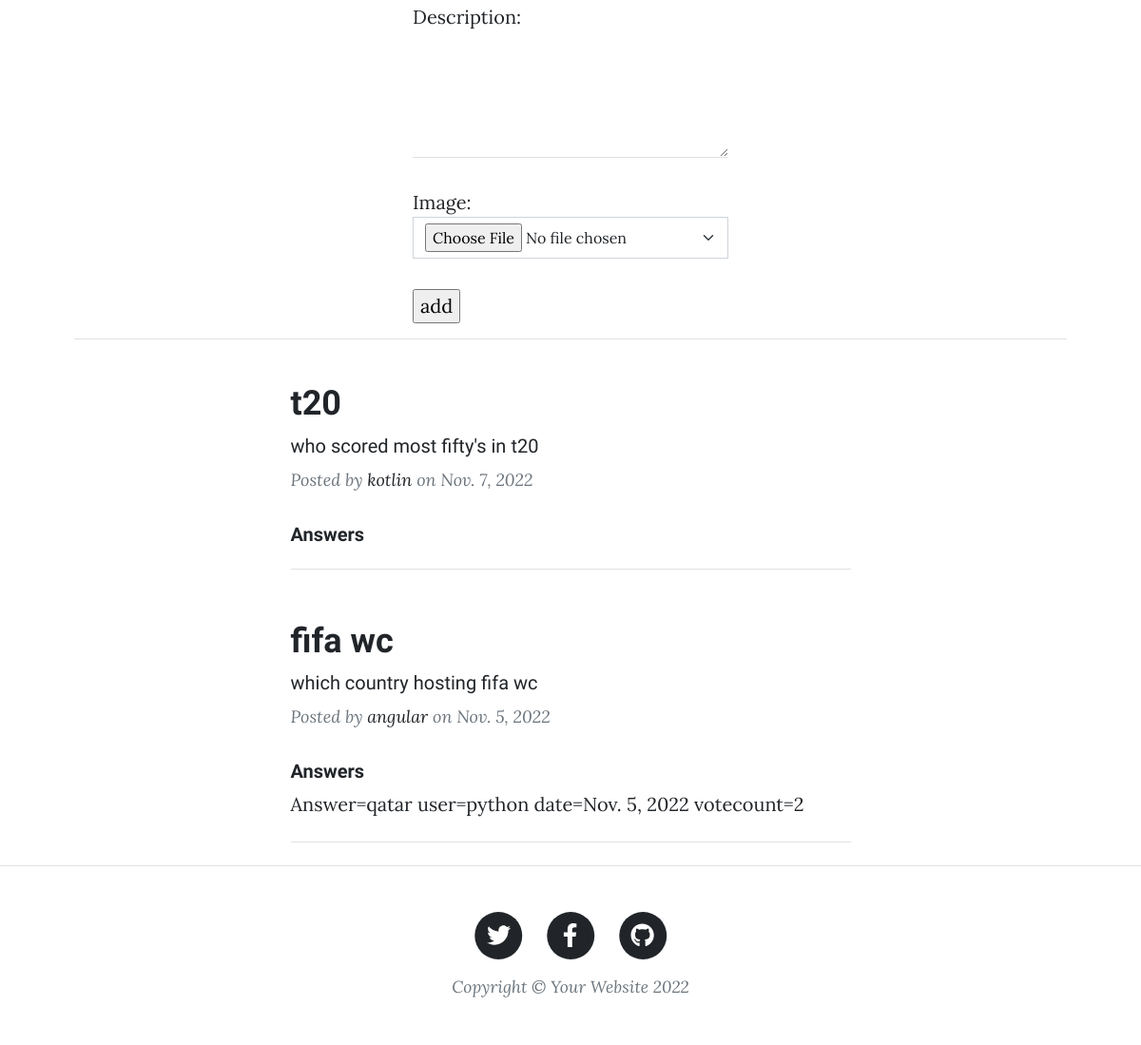
The app's page /index (signed in, lower part), older data.
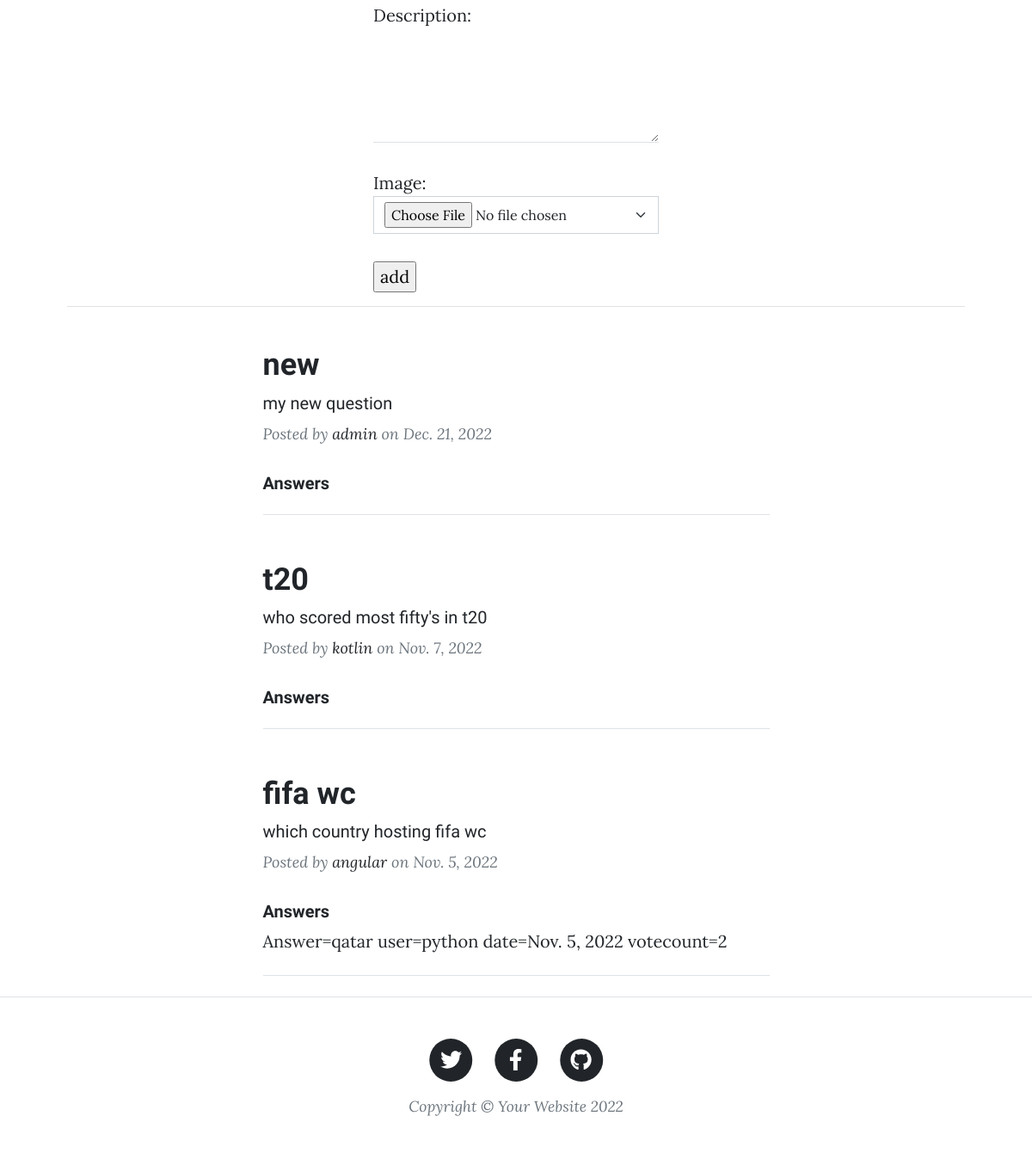
The same page, newer data.
### api/models.py (models this page shows, shortened)
class Questions(models.Model):
    title=models.CharField(max_length=250)
    description=models.CharField(max_length=250)
    image=models.ImageField(upload_to="images",null=True,blank=True)
    created_date=models.DateField(auto_now_add=True)
    user=models.ForeignKey(User,on_delete=models.CASCADE)
    @property
    def question_answers(self):
        qs=self.answers_set.all().annotate(u_count=Count('upvote')).order_by('-u_count')
        return qs

class Answers(models.Model):
    question=models.ForeignKey(Questions,on_delete=models.CASCADE)
    answer=models.CharField(max_length=200)
    user=models.ForeignKey(User,on_delete=models.CASCADE)
    upvote=models.ManyToManyField(User,related_name="upvote")
    created_date=models.DateField(auto_now_add=True)
    def __str__(self):
        return self.answer
    @property
    def votecount(self):
        return self.upvote.all().count()

### web/views.py (the view, shortened to what this page needs)
# urls.py: path("index",IndexView.as_view(),name="index")
class IndexView(CreateView,ListView):
    template_name="index.html"
    form_class=QuestionForm
    success_url=reverse_lazy("index")
    model=Questions
    context_object_name="questions"
    def get_queryset(self):
        return Questions.objects.exclude(user=self.request.user).order_by("-created_date")

### web/forms.py
class QuestionForm(forms.ModelForm):
    class Meta:
        model=Questions
        fields=["title","description","image"]
        widgets={
            "title":forms.TextInput(attrs={"class":"form-control border border-start-0 border-top-0 border-end-0"}),
            "description":forms.Textarea(attrs={"class":"form-control border border-start-0 border-top-0 border-end-0","rows":5}),
            "image":forms.FileInput(attrs={"class":"form-select"})
        }

### web/templates/index.html (shortened to what this page needs)
{%extends 'base.html'%}
{%block body_block%}
<div class="row">
    <div class="col-4"></div>
    <div class="col-4">
        <form action="" method="post" enctype="multipart/form-data">
            {{form.as_p}}
            <input type="submit" value="add">
        </form>
    </div>
    <div class="col-4"></div>
</div>
<hr>
<div class="row gx-4 gx-lg-5 justify-content-center">
   {%for q in questions%}
   <div class="col-md-10 col-lg-8 col-xl-7">
    <div class="post-preview">
        <a href="post.html">
            <h2 class="post-title">{{q.title}}</h2>
            <h5 class="post-subtitle">{{q.description}}</h5>
        </a>
        <p class="post-meta">
            Posted by
            <a href="#!">{{q.user}}</a>
            on {{q.created_date}}
        </p>
    </div>
    <h5 class="post-title">Answers</h5>
    {%for ans in q.question_answers%}
    <div>
      Answer={{ans}}
      user={{ans.user}}
      date={{ans.created_date}}
      votecount={{ans.votecount}}
    </div>
    {%endfor%}
    <hr class="my-4" />
</div>
   {%endfor%}
</div>
{%endblock%}

### web/templates/base.html (shortened to what this page needs)
<!DOCTYPE html>
{%load static%}
<html lang="en">
    <head>
        <link href="{%static 'css/styles.css'%}" rel="stylesheet" />
    </head>
    <body>
        <div class="container px-4 px-lg-5">
            {%block body_block%}
            {%endblock%}
        </div>
        <footer class="border-top">
            <div class="container px-4 px-lg-5">
                <div class="row gx-4 gx-lg-5 justify-content-center">
                    <div class="col-md-10 col-lg-8 col-xl-7">
                        <ul class="list-inline text-center">
                            <li class="list-inline-item">
                                <a href="#!">
                                    <span class="fa-stack fa-lg">
                                        <i class="fas fa-circle fa-stack-2x"></i>
                                        <i class="fab fa-twitter fa-stack-1x fa-inverse"></i>
                                    </span>
                                </a>
                            </li>
                            <li class="list-inline-item">
                                <a href="#!">
                                    <span class="fa-stack fa-lg">
                                        <i class="fas fa-circle fa-stack-2x"></i>
                                        <i class="fab fa-facebook-f fa-stack-1x fa-inverse"></i>
                                    </span>
                                </a>
                            </li>
                            <li class="list-inline-item">
                                <a href="#!">
                                    <span class="fa-stack fa-lg">
                                        <i class="fas fa-circle fa-stack-2x"></i>
                                        <i class="fab fa-github fa-stack-1x fa-inverse"></i>
                                    </span>
                                </a>
                            </li>
                        </ul>
                        <div class="small text-center text-muted fst-italic">Copyright &copy; Your Website 2022</div>
                    </div>
                </div>
            </div>
        </footer>
    </body>
</html>

Row changes from the older to the newer data that the page shows:
added Questions: title "new", description "my new question", user "admin", created_date "Dec. 21, 2022"
